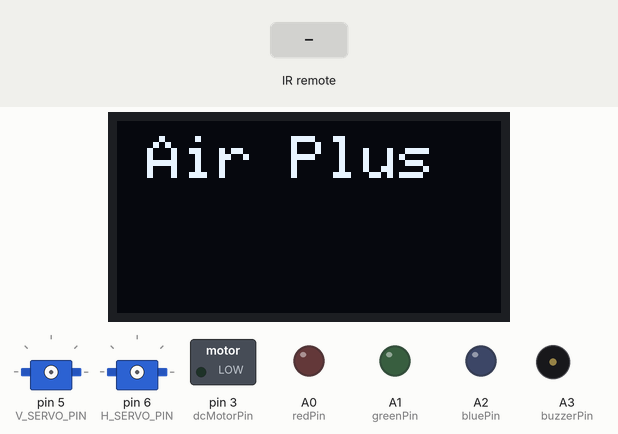
Bench run of a sketch on a simulated Arduino Uno, built with avr-gcc and run on an emulated ATmega328P. On the bench: 128×64 one-colour display, 2 × servo, switched loads named in the sketch (green lamp = pin HIGH), output pins drawn as LEDs (lit = HIGH), buzzer (waves = sounding, pin HIGH). The inputs (shaded band) are chosen by the test bench. What the sketch prints to the serial monitor is not drawn.

Above: at 0.1 s.
At 1.6 s:
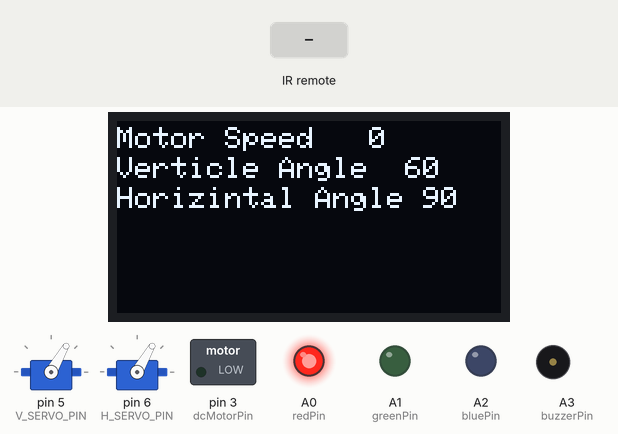
1.7 s: infrared code 0x3C received
At 2.7 s:
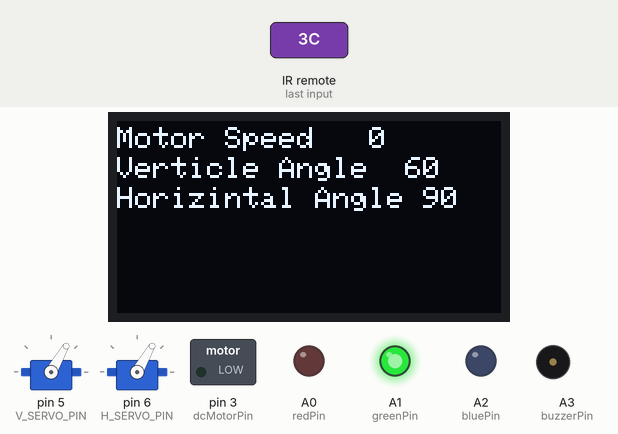
Timing chart, 0 to 4.7 s (numbered marks = the images above; inputs shaded):
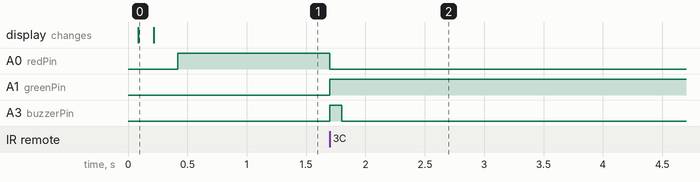

The sketch:

sketch_may27b.ino
```cpp
#include <IRremote.h>
#include <Wire.h>
#include <Adafruit_GFX.h>
#include <Adafruit_SSD1306.h>
#include <Servo.h>

Servo V_servo;
Servo H_servo;


const int IR_RECEIVE_PIN = 2;
const int V_SERVO_PIN = 5;  // servo 1
const int H_SERVO_PIN = 6;  // servo 2
const int dcMotorPin = 3;
const int redPin = A0;
const int greenPin = A1;
const int bluePin = A2;
const int buzzerPin = A3;


int dcMotorSpeed = 0;  // DC motor speed (0 - 255)
int verticle_sevo_angle = 60;
int horizontal_sevo_angle = 90;


#define IR_BUTTON_1 69
#define IR_BUTTON_2 70
#define IR_BUTTON_3 71
#define IR_BUTTON_4 68
#define IR_BUTTON_5 64
#define IR_BUTTON_6 67
#define IR_BUTTON_7 7
#define IR_BUTTON_8 21
#define IR_BUTTON_9 9
#define IR_BUTTON_0 25
#define IR_BUTTON_star 22
#define IR_BUTTON_hash 13
#define IR_BUTTON_up 24
#define IR_BUTTON_left 8
#define IR_BUTTON_down 82
#define IR_BUTTON_right 90
#define IR_BUTTON_ok 28

#define OLED_ADDR 0x3C         // OLED display address (may vary depending on the module)
Adafruit_SSD1306 display(-1);  // Use -1 for the default address

void setup() {
  Serial.begin(9600);
  IrReceiver.begin(IR_RECEIVE_PIN);
  Wire.begin();
  display.begin(SSD1306_SWITCHCAPVCC, OLED_ADDR);
  display.clearDisplay();
  display.display();
  printOnOLED("Air Plus");
  delay(200);
  V_servo.attach(V_SERVO_PIN);
  H_servo.attach(H_SERVO_PIN);
  pinMode(redPin, OUTPUT);
  pinMode(greenPin, OUTPUT);
  pinMode(bluePin, OUTPUT);

  // Turn on red color
  digitalWrite(redPin, HIGH);
  digitalWrite(greenPin, LOW);
  digitalWrite(bluePin, LOW);

  pinMode(buzzerPin, OUTPUT);
}

void loop() {
  if (IrReceiver.decode()) {
    IrReceiver.resume();
    int command = IrReceiver.decodedIRData.command;
    // Turn on green color
    digitalWrite(redPin, LOW);
    digitalWrite(greenPin, HIGH);
    digitalWrite(bluePin, LOW);
    beep();
    switch (command) {
      case IR_BUTTON_1:
        {

          printOnOLED("Slow");
          dcMotorSpeed = 100;  // Set DC motor speed to 100 (example value)

          break;
        }
      case IR_BUTTON_2:
        {
          printOnOLED("Medium");
          dcMotorSpeed = 200;  // Set DC motor speed to 200 (example value)
          Serial.println("pressed 2 -> set DC speed 200");
          break;
        }
      case IR_BUTTON_3:
        {
          printOnOLED("High");
          dcMotorSpeed = 255;  // Set DC motor speed to maximum
          Serial.println("pressed 3 -> set DC speed 255");
          break;
        }
      case IR_BUTTON_4:
        {
          printOnOLED("down");
          verticle_sevo_angle = 120;
          Serial.println("pressed 4-> V_angle 60");
          break;
        }
      case IR_BUTTON_5:
        {
          printOnOLED("middle");
          verticle_sevo_angle = 90;
          Serial.println("pressed 5-> V_angle 90");
          break;
        }
      case IR_BUTTON_6:
        {
          printOnOLED("up");
          verticle_sevo_angle = 60;
          Serial.println("pressed 6-> V_angle 120");
          break;
        }
      case IR_BUTTON_7:
        {
          printOnOLED("left");
          horizontal_sevo_angle = 60;
          Serial.println("pressed 7-> V_angle 60");
          break;
        }
      case IR_BUTTON_8:
        {
          printOnOLED("middle");
          horizontal_sevo_angle = 90;
          Serial.println("pressed 8-> V_angle 90");
          break;
        }
      case IR_BUTTON_9:
        {
          printOnOLED("right");
          horizontal_sevo_angle = 120;
          Serial.println("pressed 9-> V_angle 120");
          break;
        }
      case IR_BUTTON_ok:
        {

          printOnOLED("OFF");
          dcMotorSpeed = 0;  // Set DC motor speed to 100 (example value)
          // Turn on red color
          digitalWrite(redPin, HIGH);
          digitalWrite(greenPin, LOW);
          digitalWrite(bluePin, LOW);

          break;
        }
      default:
        {
          Serial.println("Button not recognized");
          break;
        }
    }
    delay(100);
  }

  // Update servo and motor control based on the current state
  V_servo.write(verticle_sevo_angle);
  H_servo.write(verticle_sevo_angle);
  // Control the DC motor with dcMotorSpeed value (analogWrite example)
  analogWrite(dcMotorPin, dcMotorSpeed);
}

void printOnOLED(const char* message) {
  display.clearDisplay();
  display.setTextSize(2);
  display.setTextColor(WHITE);
  display.setCursor(10, 5);
  display.println(message);
  display.display();
  delay(100);
  display.clearDisplay();
  display.setTextSize(1);
  display.setCursor(0, 2);
  String msg1 = "Motor Speed   " + String(dcMotorSpeed);
  display.println(msg1);
  display.setCursor(0, 12);
  String msg2 = "Verticle Angle  " + String(verticle_sevo_angle);
  display.println(msg2);
  display.setCursor(0, 22);
  String msg3 = "Horizintal Angle " + String(horizontal_sevo_angle);
  display.println(msg3);
  display.display();
}


void beep() {
  digitalWrite(buzzerPin, HIGH);  // Turn the buzzer on
  delay(100);                     // Keep the buzzer on for 100 milliseconds
  digitalWrite(buzzerPin, LOW);   // Turn the buzzer off
}
```

Measured:
- after the input at 1.7 s, A0 (redPin): HIGH → LOW at once; A1 (greenPin): LOW → HIGH at once; A3 (buzzerPin): LOW → HIGH at once, → LOW 0.10 s later
